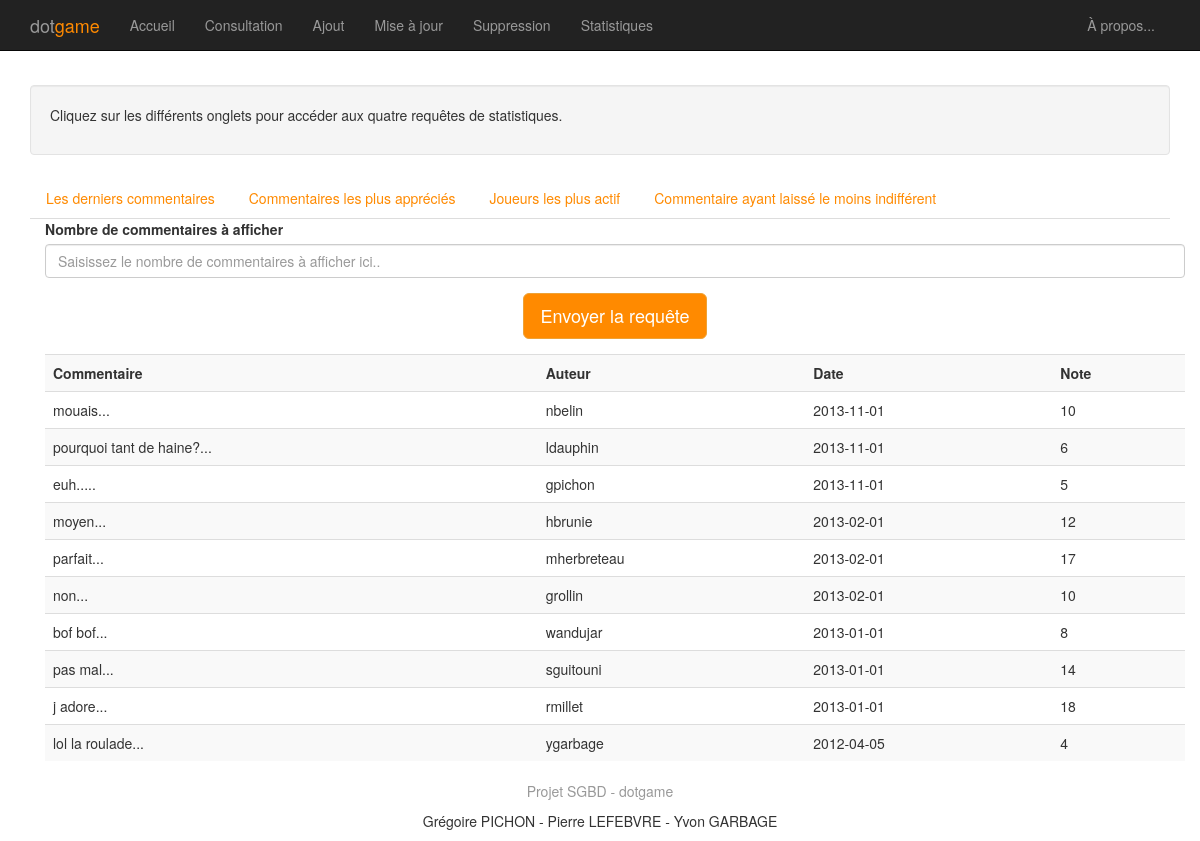
Page /site/index.php?action=statistiques on the committed database.
### tables this page shows
CREATE TABLE commentaire (
  idCommentaire   int NOT NULL AUTO_INCREMENT,
  note            int,
  commentaire     VARCHAR(140),
  dateCommentaire date,
  pseudo          VARCHAR(32),
  idJeu           int,
  idPlateforme    int,
  CONSTRAINT pk_commentaire PRIMARY KEY(idCommentaire)
);

### site/php/stats.php (called while the page is built, shortened)
<?php
function get_last_comments($nb_comments) {
  $nb_comments = ($nb_comments <= 0) ? 1:$nb_comments;
  $query = "SELECT * FROM commentaire ORDER BY commentaire.dateCommentaire DESC LIMIT $nb_comments";
  $result = mysql_query($query) or die(mysql_error());
  return $result;
}
?>

### site/statistiques.php (the view, shortened to what this page needs)
<div class="container">
  <div class="well top-message">
    <p>Cliquez sur les différents onglets pour accéder aux quatre requêtes de statistiques.</p>
  </div>
  <ul class="nav nav-tabs" id="myTab">
    <li><a href="#consultation1" data-toggle="tab">Les derniers commentaires</a></li>
    <li><a href="#consultation2" data-toggle="tab">Commentaires les plus appréciés</a></li>
    <li><a href="#consultation3" data-toggle="tab">Joueurs les plus actif</a></li>
    <li><a href="#consultation4" data-toggle="tab">Commentaire ayant laissé le moins indifférent</a></li>
  </ul>
  <div class="tab-content">
    <div class="tab-pane active" id="consultation1">
      <div class="container">
	<form action="index.php?action=statistiques" method="post">
  	  <div class="form-group">
  	    <label for="nbCommentaires">Nombre de commentaires à afficher</label>
	    <input type="number" min="0" step="5" name="nbCommentaires" id="nbCommentaires" class="form-control" placeholder="Saisissez le nombre de commentaires à afficher ici.."/>
  	  </div>
  	  <div class="form-group text-center">
	    <input type="submit" class="btn btn-warning btn-lg" id="btn-statistiques1" value="Envoyer la requête">
  	  </div>
	</form>
	<?php
	$comments = get_last_comments($nb_comments);
	echo "<table class=\"table table-striped\">";
	echo "<tr><th>Commentaire</th><th>Auteur</th><th>Date</th><th>Note</th></tr>";
	while($att = mysql_fetch_array($comments)){
	  $id = $att["idCommentaire"];
	  $mark = $att["note"];
	  $author = $att["pseudo"];
	  $date = $att["dateCommentaire"];
	  $comment = substr($att["commentaire"], 0, 100)."...";
	  echo "<tr id=\"comment$id\">
        <td>$comment</td><td>$author</td><td>$date</td><td>$mark</td></tr>";
	}
	echo "</table>";?>
      </div>
    </div>
  </div>
</div>

### site/index.php (shortened to what this page needs)
<?php
if(isset($_GET["action"])){
  $page = $_GET["action"];
  $page = $page.".php";
}
else{
  $page = "accueil.php";
}
$nb_comments = 10;
?>
<!DOCTYPE html>
<html lang="fr">
  <head>
    <link href="bootstrap/css/bootstrap.css" rel="stylesheet">
    <link href="css/style.css" rel="stylesheet">
  </head>
  <body>
    <div class="navbar navbar-inverse navbar-fixed-top" role="navigation">
      <div class="container">
        <div class="navbar-header">
          <a class="navbar-brand" href="index.php">dot<span class="game">game</span></a>
        </div>
        <div class="navbar-collapse collapse">
          <ul class="nav navbar-nav">
            <li><a href="index.php?action=">Accueil</a></li>
            <li><a href="index.php?action=consultation">Consultation</a></li>
            <li><a href="index.php?action=ajout">Ajout</a></li>
            <li><a href="index.php?action=maj">Mise à jour</a></li>
            <li><a href="index.php?action=suppression">Suppression</a></li>
            <li><a href="index.php?action=statistiques">Statistiques</a></li>
          </ul>
          <ul class="nav navbar-nav navbar-right">
            <li><a href="index.php?action=about">&Agrave; propos...</a></li>
          </ul>
        </div>
      </div>
    </div>
    <?php require($page); ?>
    <div id="footer">
      <div class="container text-center">
        <p class="text-muted credit">Projet SGBD - dotgame</p>
        <p class="credit">Grégoire PICHON - Pierre LEFEBVRE - Yvon GARBAGE</p>
      </div>
    </div>
  </body>
</html>

### site/css/style.css (style rules this page uses)
div .top-message { margin: 64pt 0pt 16pt 0pt; }
.game { color: #ff8a00; }
a { color: #ff8a00; }

### rows in the picture
commentaire: commentaire "mouais...", pseudo "nbelin", dateCommentaire "2013-11-01", note "10"
commentaire: commentaire "pourquoi tant de haine?...", pseudo "ldauphin", dateCommentaire "2013-11-01", note "6"
commentaire: commentaire "euh.....", pseudo "gpichon", dateCommentaire "2013-11-01", note "5"
commentaire: commentaire "moyen...", pseudo "hbrunie", dateCommentaire "2013-02-01", note "12"
commentaire: commentaire "parfait...", pseudo "mherbreteau", dateCommentaire "2013-02-01", note "17"
commentaire: commentaire "non...", pseudo "grollin", dateCommentaire "2013-02-01", note "10"
commentaire: commentaire "bof bof...", pseudo "wandujar", dateCommentaire "2013-01-01", note "8"
commentaire: commentaire "pas mal...", pseudo "sguitouni", dateCommentaire "2013-01-01", note "14"
commentaire: commentaire "j adore...", pseudo "rmillet", dateCommentaire "2013-01-01", note "18"
commentaire: commentaire "lol la roulade...", pseudo "ygarbage", dateCommentaire "2012-04-05", note "4"
